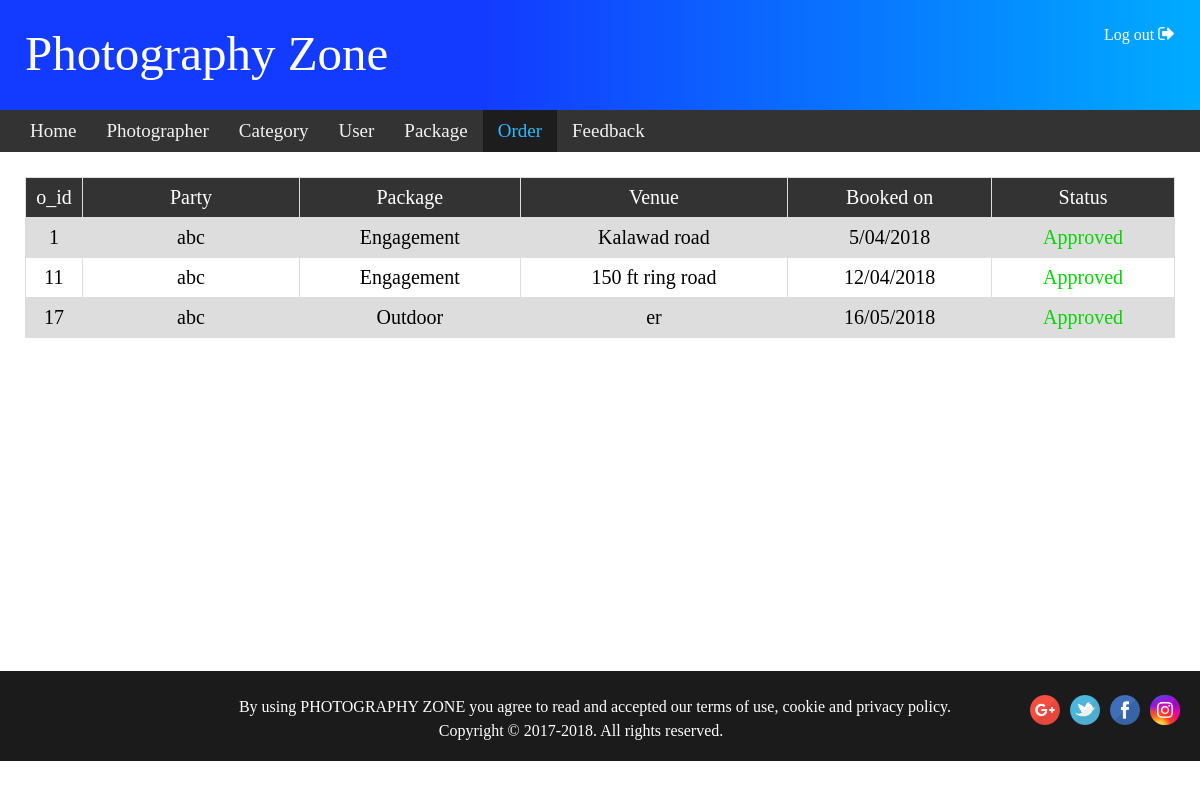
The app's page /admin/order.php with its own data.
### tables this page shows
CREATE TABLE `orders` (
  `o_id` int(11) NOT NULL,
  `client` text NOT NULL,
  `party` text NOT NULL,
  `pid` text NOT NULL,
  `package` text NOT NULL,
  `venue` text NOT NULL,
  `booked_on` text NOT NULL,
  `booked_date` text NOT NULL,
  `description` text NOT NULL,
  `status` text NOT NULL
);

### admin/order.php (the view, shortened to what this page needs)
<!DOCTYPE html>
<html>
<head>
  <link rel="stylesheet" href="https://cdnjs.cloudflare.com/ajax/libs/font-awesome/4.7.0/css/font-awesome.min.css">
</head>
<body>
<?php   include "header.php"; include 'dbconn.php'; ?>
  <a href="home.php" style="margin-left: 15px;">Home</a>
  <a href="photographer.php">Photographer</a>
  <a href="category2.php">Category</a>
  <a href="user.php">User</a>
  <a href="package.php">Package</a>
  <a href="order.php" style="color: #2cbaff;background-color: #1d1d1d">Order</a>
  <a href="feedback.php">Feedback</a>
</div>
<div style="padding:25px">
	<table>
  <tr>
  	<th width="40">o_id</th>
    <th width="200">Party</th>
    <th>Package</th>
    <th>Venue</th>
    <th>Booked on</th>
    <th>Status</th>
  </tr>
  <?php
        $query = "SELECT * FROM orders";
        $fire = $conn->query($query);
        while($reg = $fire->fetch())
        {
            ?>
            <tr>
              <td><?php echo $reg['o_id']; ?></td>
              <td><?php echo $reg['party']; ?></td>
              <td><?php echo $reg['package']; ?></td>
              <td><?php echo $reg['venue']; ?></td>
              <td><?php echo $reg['booked_on']; ?></td>
              <td><?php if($reg['status']=='Pending') echo '<center style="color:orange">Pending</center>'; else echo '<center style="color:#07d307;">Approved</center>'; ?></td>
            </tr>
            <?php
        }
    ?>
</table>
</div>
<div style="margin-top: 308px">
<?php   include "footer.php"; $fire = null; $conn = null; ?>
</div>
</body>
</html>

### admin/order.php (style rules this page uses)
table { font-family: dominik; font-size: 20px; border-collapse: collapse; width: 100%; }
table tr th { font-weight: normal; }
td, th { border: 1px solid #dddddd; text-align: center; padding: 8px; }
th { background-color: #333333; color: white }
a { text-decoration:none;color: orange; }
tr:nth-child(even) { background-color: #dddddd; border-left-color: white!important; }

### admin/header.php (style rules this page uses)
body { margin: 0 auto;font-family: dominik; }
.topnav a { float: left; color: #f2f2f2; text-align: center; padding: 10px 15px; text-decoration: none; font-size: 19px; z-index: 2; -webkit-transition-duration: 0.6s; transition-duration: 0.6s; }

### records on screen
orders: o_id "1", party "abc", package "Engagement", venue "Kalawad road", booked_on "5/04/2018", status "Approved"
orders: o_id "11", party "abc", package "Engagement", venue "150 ft ring road", booked_on "12/04/2018", status "Approved"
orders: o_id "17", party "abc", package "Outdoor", venue "er", booked_on "16/05/2018", status "Approved"
